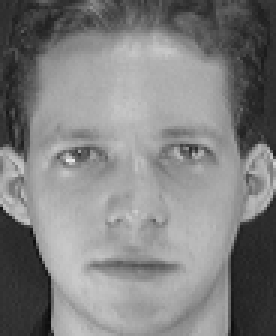
%> input picture Matlab Labs/11/training_images/C1/1.pgm, 92 x 112 px (shown 3 times larger); its folder holds 4 pictures in this run
$ octave ANN_training.m   (GNU Octave 9; MATLAB toolbox functions it lacks are replaced by stand-ins)
%> lines starting %> are read from the running program, lines starting %| are printed output that depends on the picture
%> further down, Image is the input picture: size 112x92 uint8; min 11, max 234, mean 128.3
### Matlab Labs/11/get_featureVector.m
function vector=get_featureVector(image)


[A1,H1,V1,D1] = dwt2(double(image),'haar','mode','per');  % four sub-bands in the first decomposition of the block
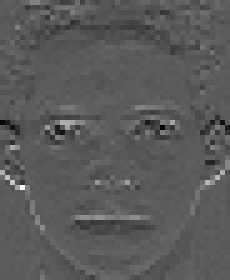
%> H1: size 56x46 double (shown 5 times larger); min -65, max 117, mean -0.5; drawn with min black and max white
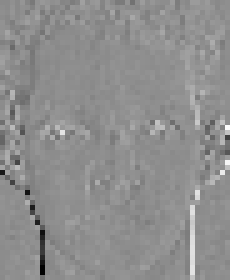
%> V1: size 56x46 double (shown 5 times larger); min -135, max 106, mean 0; drawn with min black and max white
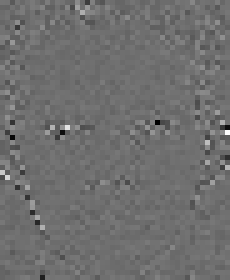
%> D1: size 56x46 double (shown 5 times larger); min -52.5, max 68, mean 0; drawn with min black and max white
[A2,H2,V2,D2] = dwt2(A1,'haar','mode','per'); % second decomposition
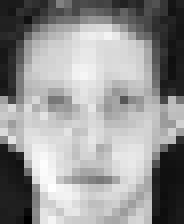
%> A2: size 28x23 double (shown 8 times larger); min 114.5, max 793.5, mean 513.4; drawn with min black and max white
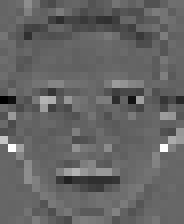
%> H2: size 28x23 double (shown 8 times larger); min -124.8, max 183.8, mean -2; drawn with min black and max white
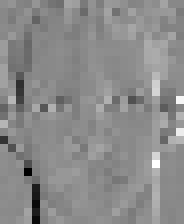
%> V2: size 28x23 double (shown 8 times larger); min -217.5, max 181, mean -0.4; drawn with min black and max white
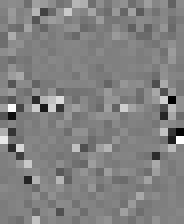
%> D2: size 28x23 double (shown 8 times larger); min -67.75, max 65.5, mean 0.1; drawn with min black and max white
[A3,H3,V3,D3] = dwt2(A2,'haar','mode','per'); % third decomposition
% use mean and standard deviation
vector=[mean(mean(abs(H1))),std2(H1),mean(mean(abs(V1))),std2(V1),mean(mean(abs(D1))),std2(D1),mean(mean(abs(H2))),std2(H2),...
    mean(mean(abs(V2))),std2(V2),mean(mean(abs(D2))),std2(D2),...
    mean(mean(abs(H3))),std2(H3),mean(mean(abs(V3))),std2(V3),mean(mean(abs(D3))),std2(D3)];
%> vector = 18 values, max 96.43 at index 16, min 3.29 at index 5, mean 26.53

vector=vector';

### Matlab Labs/11/ANN_training.m
clear;
folder_C1=dir('training_images\C1\');
folder_C2=dir('training_images\C2\');
folder_C3=dir('training_images\C3\');
folder_C4=dir('training_images\C4\');
folder_C5=dir('training_images\C5\');
folder_C6=dir('training_images\C6\');
folder_C7=dir('training_images\C7\');
folder_C8=dir('training_images\C8\');
folder_C9=dir('training_images\C9\');
folder_C10=dir('training_images\C10\');
Number_C1=length(folder_C1)-2; % number of images in C1
Number_C2=length(folder_C2)-2; % number of images in C2
Number_C3=length(folder_C3)-2; % number of images in C3
Number_C4=length(folder_C4)-2; % number of images in C4
Number_C5=length(folder_C5)-2; % number of images in C5
Number_C6=length(folder_C6)-2; % number of images in C6
Number_C7=length(folder_C7)-2; % number of images in C7
Number_C8=length(folder_C8)-2; % number of images in C8
Number_C9=length(folder_C9)-2; % number of images in C9
Number_C10=length(folder_C10)-2; % number of images in C10

input_training_set=[];
output_training_set=[];
% Construct the training set
% each training feature vector is extracted
% by using the DCT. Please see function get_featureVector
% dimension of the classifier is 64 (64 features)
for i=1:Number_C1,
    Image=imread(['training_images\C1\' folder_C1(i+2).name]);
    input_training_set=[input_training_set;get_featureVector(Image)'];
%> input_training_set has the same summary as vector in get_featureVector
    output_training_set=[output_training_set;1 0 0 0 0 0 0 0 0 0];
end
%> pass 2 of the loop `for i=1:Number_C1,`:
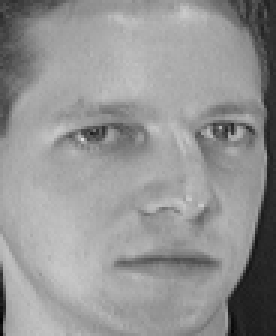
%> input picture Matlab Labs/11/training_images/C1/2.pgm, 92 x 112 px (shown 3 times larger)
%> Image is the input picture: size 112x92 uint8; min 2, max 223, mean 148
%> in get_featureVector (call 2), `[A2,H2,V2,D2] = dwt2(A1,'haar','mode','per');`:
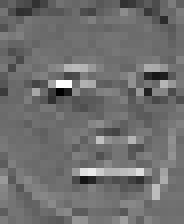
%> H2: size 28x23 double (shown 8 times larger); min -96, max 122.3, mean -0.6; drawn with min black and max white
%> in get_featureVector (call 2), `[A2,H2,V2,D2] = dwt2(A1,'haar','mode','per');`:
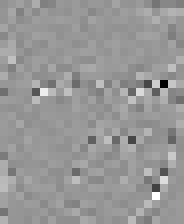
%> D2: size 28x23 double (shown 8 times larger); min -96, max 65.25, mean 0; drawn with min black and max white
%> vector = 18 values, max 85.13 at index 16, min 2.55 at index 5, mean 21.91
%> input_training_set = 18 columns, first 8: [5.49 9.8 6.97 13.98 3.29 5.84 15.4 26.01; 4.68 8.07 5.71 12.06 2.55 3.96 13 21.67]
%> pass 3 of the loop `for i=1:Number_C1,`:
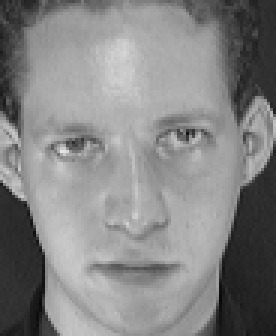
%> input picture Matlab Labs/11/training_images/C1/3.pgm, 92 x 112 px (shown 3 times larger)
%> Image is the input picture: size 112x92 uint8; min 7, max 232, mean 132.6
%> in get_featureVector (call 3), `[A2,H2,V2,D2] = dwt2(A1,'haar','mode','per');`:
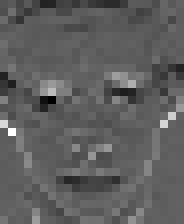
%> H2: size 28x23 double (shown 8 times larger); min -109.8, max 183.5, mean -1; drawn with min black and max white
%> in get_featureVector (call 3), `[A2,H2,V2,D2] = dwt2(A1,'haar','mode','per');`:
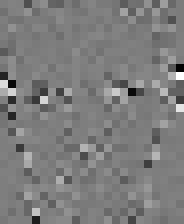
%> D2: size 28x23 double (shown 8 times larger); min -78.75, max 80.75, mean -0.6; drawn with min black and max white
%> vector = 18 values, max 86.05 at index 16, min 3.11 at index 5, mean 24.87
%> input_training_set = 18 columns, first 8: [5.49 9.8 6.97 13.98 3.29 5.84 15.4 26.01; 4.68 8.07 5.71 12.06 2.55 3.96 13 21.67; 4.96 8.92 7.33 15.45 3.11 5.52 13.89 24.13]
%> the loop made 4 passes; the first 3 are shown
k=i;
%> k = 4
for i=1:Number_C2,
    Image=imread(['training_images\C2\' folder_C2(i+2).name]);
    input_training_set=[input_training_set;get_featureVector(Image)'];
    output_training_set=[output_training_set;0 1 0 0 0 0 0 0 0 0];

end
k=k+i;
%> k = []
for i=1:Number_C3,
    Image=imread(['training_images\C3\' folder_C3(i+2).name]);
    input_training_set=[input_training_set;get_featureVector(Image)'];
    output_training_set=[output_training_set;0 0 1 0 0 0 0 0 0 0];

end
k=k+i;
for i=1:Number_C4,
    Image=imread(['training_images\C4\' folder_C4(i+2).name]);
    input_training_set=[input_training_set;get_featureVector(Image)'];
    output_training_set=[output_training_set;0 0 0 1 0 0 0 0 0 0];

end
k=k+i;
for i=1:Number_C5,
    Image=imread(['training_images\C5\' folder_C5(i+2).name]);
    input_training_set=[input_training_set;get_featureVector(Image)'];
    output_training_set=[output_training_set;0 0 0 0 1 0 0 0 0 0];

end
k=k+i;
for i=1:Number_C6,
    Image=imread(['training_images\C6\' folder_C6(i+2).name]);
    input_training_set=[input_training_set;get_featureVector(Image)'];
    output_training_set=[output_training_set;0 0 0 0 0 1 0 0 0 0];

end
k=k+i;
for i=1:Number_C7,
    Image=imread(['training_images\C7\' folder_C7(i+2).name]);
    input_training_set=[input_training_set;get_featureVector(Image)'];
    output_training_set=[output_training_set;0 0 0 0 0 0 1 0 0 0];

end
k=k+i;
for i=1:Number_C8,
    Image=imread(['training_images\C8\' folder_C8(i+2).name]);
    input_training_set=[input_training_set;get_featureVector(Image)'];
    output_training_set=[output_training_set;0 0 0 0 0 0 0 1 0 0];

end
k=k+i;
for i=1:Number_C9,
    Image=imread(['training_images\C9\' folder_C9(i+2).name]);
    input_training_set=[input_training_set;get_featureVector(Image)'];
    output_training_set=[output_training_set;0 0 0 0 0 0 0 0 1 0];

end
k=k+i;
for i=1:Number_C10,
    Image=imread(['training_images\C10\' folder_C10(i+2).name]);
    input_training_set=[input_training_set;get_featureVector(Image)'];
    output_training_set=[output_training_set;0 0 0 0 0 0 0 0 0 1];

end

rand('state',17);
input_training_set=input_training_set'; % get the right arrangement for the input set.
output_training_set=output_training_set'; % get the right arrangement for the output set


%> (the run ends here)
